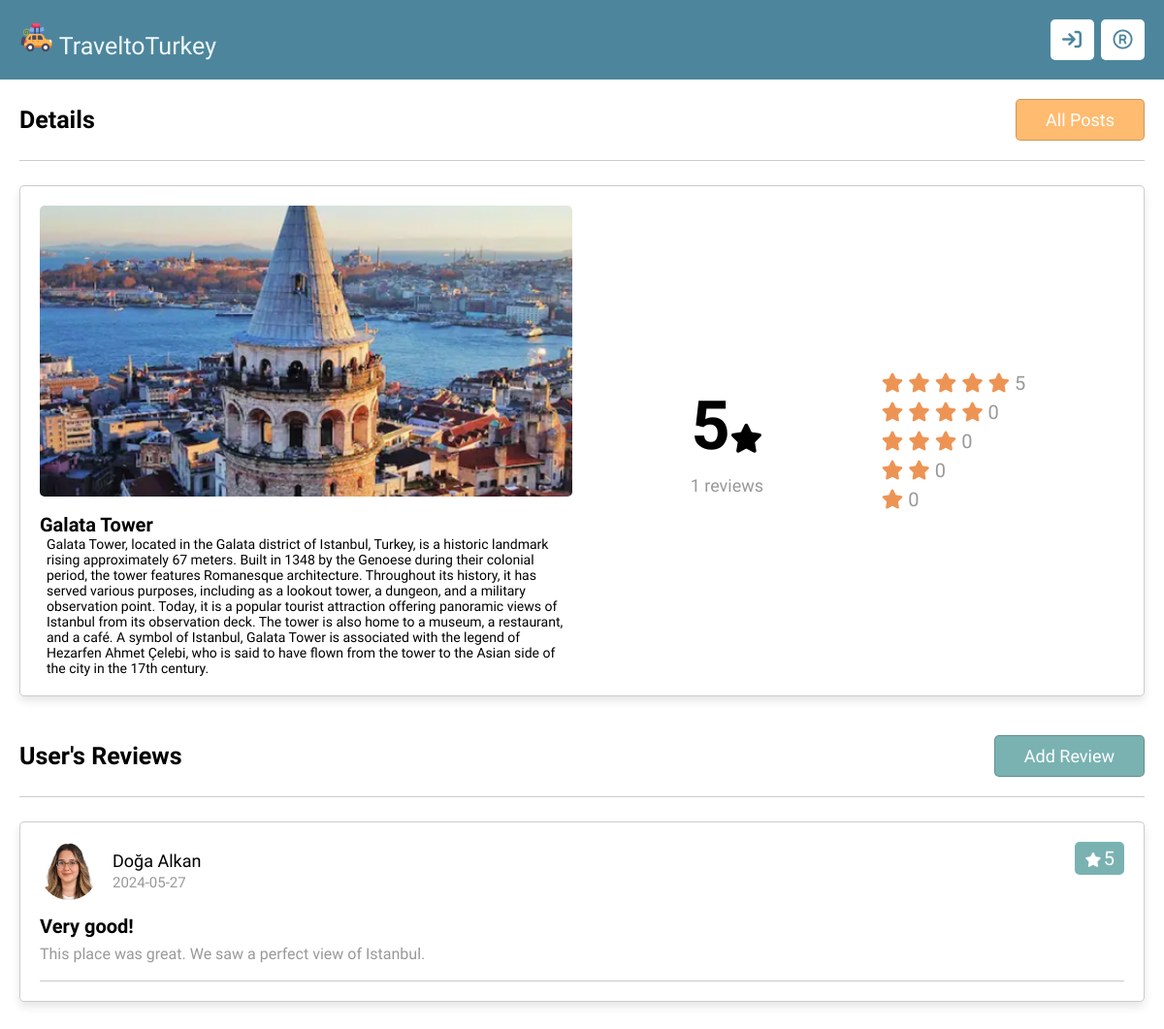
Screenshot of /mini_projects/view_post.php?get_id=1&table=marmara with the database file from the repository.
### tables this page shows
CREATE TABLE `marmara` (
  `id` varchar(20) NOT NULL PRIMARY KEY,
  `title` varchar(50) NOT NULL,
  `image` varchar(30) NOT NULL,
  `content` TEXT
);

CREATE TABLE `users` (
  `id` varchar(20) NOT NULL PRIMARY KEY,
  `name` varchar(50) NOT NULL,
  `email` varchar(50) NOT NULL,
  `password` varchar(100) NOT NULL,
  `image` varchar(30) NOT NULL
);

CREATE TABLE `review_marmara` (
  `id` varchar(20) NOT NULL PRIMARY KEY,
  `post_id` varchar(20) NOT NULL,
  `user_id` varchar(20) NOT NULL,
  `rating` varchar(1) NOT NULL,
  `title` varchar(50) NOT NULL,
  `description` varchar(1000) NOT NULL,
  `date` date NOT NULL DEFAULT current_timestamp()
);

### mini_projects/components/connect.php (called while the page is built, shortened)
<?php
   if(isset($_COOKIE['user_id'])){
      $user_id = $_COOKIE['user_id'];
   }else{
      $user_id = '';
   }
?>

### mini_projects/view_post.php (the view, shortened to what this page needs)
<?php
include 'components/connect.php';
if(isset($_GET['table']) && ($_GET['table'] == 'marmara' || $_GET['table'] == 'guneydogu' || $_GET['table'] == 'karadeniz'
|| $_GET['table'] == 'icanadolu' || $_GET['table'] == 'doguanadolu' || $_GET['table'] == 'ege' || $_GET['table'] == 'akdeniz')){
   $table = $_GET['table'];
}else{
   $table = 'marmara';
}
if(isset($_GET['get_id'])){
   $get_id = $_GET['get_id'];
}else{
   $get_id = '';
   header('location:main.php');
}
$reviews_tables='review_'.$table;
?>
<!DOCTYPE html>
<html lang="en">
<head>
   <link rel="stylesheet" href="css/style.css">
</head>
<body>
<?php include 'components/header.php'; ?>
<section class="view-post">
   <div class="heading"><h1>details</h1> <a href="all_posts.php?table=<?=$table?>" class="inline-option-btn" style="margin-top: 0;">all posts</a></div>
   <?php
      $select_post = $conn->prepare("SELECT * FROM `$table` WHERE id = ? LIMIT 1");
      $select_post->execute([$get_id]);
      if($select_post->rowCount() > 0){
         while($fetch_post = $select_post->fetch(PDO::FETCH_ASSOC)){
        $total_ratings = 0;
        $rating_1 = 0;
        $rating_2 = 0;
        $rating_3 = 0;
        $rating_4 = 0;
        $rating_5 = 0;
        $select_ratings = $conn->prepare("SELECT * FROM `$reviews_tables` WHERE post_id = ?");
        $select_ratings->execute([$fetch_post['id']]);
        $total_reivews = $select_ratings->rowCount();
        while($fetch_rating = $select_ratings->fetch(PDO::FETCH_ASSOC)){
            $total_ratings += $fetch_rating['rating'];
            if($fetch_rating['rating'] == 5){
               $rating_5 += $fetch_rating['rating'];
            }
        }
        if($total_reivews != 0){
            $average = round($total_ratings / $total_reivews, 1);
        }else{
            $average = 0;
        }
   ?>
   <div class="row">
      <div class="col">
         <img src="uploaded_files/<?= $fetch_post['image']; ?>" alt="" class="image">
         <h3 class="title"><?= $fetch_post['title']; ?></h3>
         <p class="content"><?php echo $fetch_post['content'];?></p>
      </div>
      <div class="col">
         <div class="flex">
            <div class="total-reviews">
               <h3><?= $average; ?><i class="fas fa-star"></i></h3>
               <p><?= $total_reivews; ?> reviews</p>
            </div>
            <div class="total-ratings">
               <p>
                  <i class="fas fa-star"></i>
                  <i class="fas fa-star"></i>
                  <i class="fas fa-star"></i>
                  <i class="fas fa-star"></i>
                  <i class="fas fa-star"></i>
                  <span><?= $rating_5; ?></span>
               </p>
               <p>
                  <i class="fas fa-star"></i>
                  <i class="fas fa-star"></i>
                  <i class="fas fa-star"></i>
                  <i class="fas fa-star"></i>
                  <span><?= $rating_4; ?></span>
               </p>
               <p>
                  <i class="fas fa-star"></i>
                  <i class="fas fa-star"></i>
                  <i class="fas fa-star"></i>
                  <span><?= $rating_3; ?></span>
               </p>
               <p>
                  <i class="fas fa-star"></i>
                  <i class="fas fa-star"></i>
                  <span><?= $rating_2; ?></span>
               </p>
               <p>
                  <i class="fas fa-star"></i>
                  <span><?= $rating_1; ?></span>
               </p>
            </div>
         </div>
      </div>
   </div>
   <?php
         }
      }else{
         echo '<p class="empty">post is missing!</p>';
      }
   ?>
</section>
<section class="reviews-container">
   <div class="heading"><h1>user's reviews</h1> <a href="add_review.php?get_id=<?= $get_id; ?>&table=<?=$table?>" class="inline-btn" style="margin-top: 0;">add review</a></div>
   <div class="box-container">
   <?php
      $select_reviews = $conn->prepare("SELECT * FROM `$reviews_tables` WHERE post_id = ?");
      $select_reviews->execute([$get_id]);
      if($select_reviews->rowCount() > 0){
         while($fetch_review = $select_reviews->fetch(PDO::FETCH_ASSOC)){
   ?>
   <div class="box" <?php if($fetch_review['user_id'] == $user_id){echo 'style="order: -1;"';}; ?>>
      <?php
         $select_user = $conn->prepare("SELECT * FROM `users` WHERE id = ?");
         $select_user->execute([$fetch_review['user_id']]);
         while($fetch_user = $select_user->fetch(PDO::FETCH_ASSOC)){
      ?>
      <div class="user">
         <?php if($fetch_user['image'] != ''){ ?>
            <img src="uploaded_files/<?= $fetch_user['image']; ?>" alt="">
         <?php }else{ ?>
            <h3><?= substr($fetch_user['name'], 0, 1); ?></h3>
         <?php }; ?>
         <div>
            <p><?= $fetch_user['name']; ?></p>
            <span><?= $fetch_review['date']; ?></span>
         </div>
      </div>
      <?php }; ?>
      <div class="ratings">
         <?php if($fetch_review['rating'] == 5){ ?>
            <p style="background:var(--dark-turkuaz);"><i class="fas fa-star"></i> <span><?= $fetch_review['rating']; ?></span></p>
         <?php }; ?>
      </div>
      <h3 class="title"><?= $fetch_review['title']; ?></h3>
      <?php if($fetch_review['description'] != ''){ ?>
         <p class="description"><?= $fetch_review['description']; ?></p>
      <?php }; ?>
   </div>
   <?php
         }
      }else{
         echo '<p class="empty">no reviews added yet!</p>';
      }
   ?>
   </div>
</section>
</body>
</html>

### mini_projects/css/style.css (style rules this page uses)
:root { --light-yellow: #fffbda; --dark-yellow: #ffec9e; --light-orange: #ffbb70; --dark-orange: #ed9455; --light-blue: #eef7ff; --light-turkuaz: #cde8e5; --dark-turkuaz: #7ab2b2; --dark-blue: #4d869c; --white: #fff; --border: 0.1rem solid rgba(0, 0, 0, 0.2); --box-shadow: 0 0.5rem 1rem rgba(0, 0, 0, 0.1); --black: #000000; --red: #eb4d4b; --light-color: #999; --light-bg: #eee; }
* { font-family: "Comfortaa", cursive; margin: 0; padding: 0; box-sizing: border-box; outline: none; border: none; text-decoration: none; scrollbar-width: thin; }
html { font-size: 62.5%; overflow-x: hidden; }
body { background-color: var(--white); padding-bottom: 8rem; }
section { max-width: 1200px; margin: 0 auto; padding: 2rem; }
.heading { display: flex; align-items: center; justify-content: space-between; padding-bottom: 2rem; margin-bottom: 2.5rem; gap: 1.5rem; flex-wrap: wrap; border-bottom: var(--border); }
.heading h1 { font-size: 2.5rem; color: var(--black); text-transform: capitalize; }
.inline-btn, .inline-delete-btn, .inline-option-btn { display: inline-block; }
.btn, .delete-btn, .option-btn, .inline-btn, .inline-delete-btn, .inline-option-btn { margin-top: 1rem; text-align: center; padding: 1rem 3rem; font-size: 1.8rem; border-radius: 0.5rem; border: var(--border); color: var(--white); cursor: pointer; text-transform: capitalize; }
.btn, .inline-btn { background-color: var(--dark-turkuaz); }
.option-btn, .inline-option-btn { background-color: var(--light-orange); }
.view-post .row { display: flex; align-items: center; flex-wrap: wrap; gap: 2rem; box-shadow: var(--box-shadow); border: var(--border); background-color: var(--white); padding: 2rem; border-radius: 0.5rem; }
.view-post .row .col { flex: 1 1 40rem; }
.view-post .row .col .image { width: 100%; height: 30rem; border-radius: 0.5rem; object-fit: cover; margin-bottom: 1.5rem; }
.view-post .row .col .title { font-size: 2rem; color: var(--black); }
.view-post .row .col .content { font-size: 1.4rem; padding-left: 7px; }
.view-post .row .col .flex { display: flex; flex-wrap: wrap; gap: 2rem; align-items: center; justify-content: space-evenly; }
.view-post .row .col .flex .total-reviews { text-align: center; }
.view-post .row .col .flex .total-reviews h3 { font-size: 7rem; color: var(--black); }
.view-post .row .col .flex .total-reviews i { font-size: 3rem; }
.view-post .row .col .flex .total-reviews p { font-size: 1.8rem; color: var(--light-color); padding-top: 1rem; }
.view-post .row .col .flex .total-ratings { font-size: 2rem; }
.view-post .row .col .flex .total-ratings p { padding: 0.3rem 0; }
.view-post .row .col .flex .total-ratings p i { color: var(--dark-orange); }
.view-post .row .col .flex .total-ratings p span { color: var(--light-color); }
.reviews-container .box-container { display: grid; row-gap: 3rem; background-color: var(--white); box-shadow: var(--box-shadow); border: var(--border); border-radius: 0.5rem; padding: 2rem; }
.reviews-container .box-container .box { border-bottom: var(--border); overflow-x: hidden; padding-bottom: 1.5rem; position: relative; }
.reviews-container .box-container .box .user { display: flex; align-items: center; gap: 1.5rem; margin-bottom: 1rem; }
.reviews-container .box-container .box .user img { height: 6rem; width: 6rem; border-radius: 50%; object-fit: cover; }
.reviews-container .box-container .box .user p { font-size: 1.8rem; color: var(--black); text-overflow: ellipsis; overflow-x: hidden; padding-bottom: 0.3rem; }
.reviews-container .box-container .box .user span { color: var(--light-color); font-size: 1.5rem; }
.reviews-container .box-container .box .ratings { position: absolute; top: 0; right: 0; z-index: 10; }
.reviews-container .box-container .box .ratings p { border-radius: 0.5rem; color: var(--white); padding: 0.5rem 1rem; }
.reviews-container .box-container .box .ratings p span { font-size: 2rem; }
.reviews-container .box-container .box .ratings p i { font-size: 1.5rem; }
.reviews-container .box-container .box .title { font-size: 2rem; color: var(--black); padding: 0.5rem 0; }
.reviews-container .box-container .box .description { font-size: 1.6rem; white-space: pre-line; color: var(--light-color); line-height: 1.5; }

### rows the page displays
marmara: image (picture), title "Galata Tower", content "Galata Tower, located in the Galata district of Istanbul, Turkey, is a historic landmark rising approximately 67 meters. Built in 1348 by the Genoese during their colonial period, the tower features Romanesque architecture. Throughout its history, it has served various purposes, including as a lookout tower, a dungeon, and a military observation point. Today, it is a popular tourist attraction offering panoramic views of Istanbul from its observation deck. The tower is also home to a museum, a restaurant, and a café. A symbol of Istanbul, Galata Tower is associated with the legend of Hezarfen Ahmet Çelebi, who is said to have flown from the tower to the Asian side of the city in the 17th…", average "5", total_reivews "1", rating_5 "5", rating_4 "0", rating_3 "0", rating_2 "0", rating_1 "0"
review_marmara: date "2024-05-27", rating "5", title "Very good!", description "This place was great. We saw a perfect view of Istanbul."
users: image (picture), name "Doğa Alkan"
